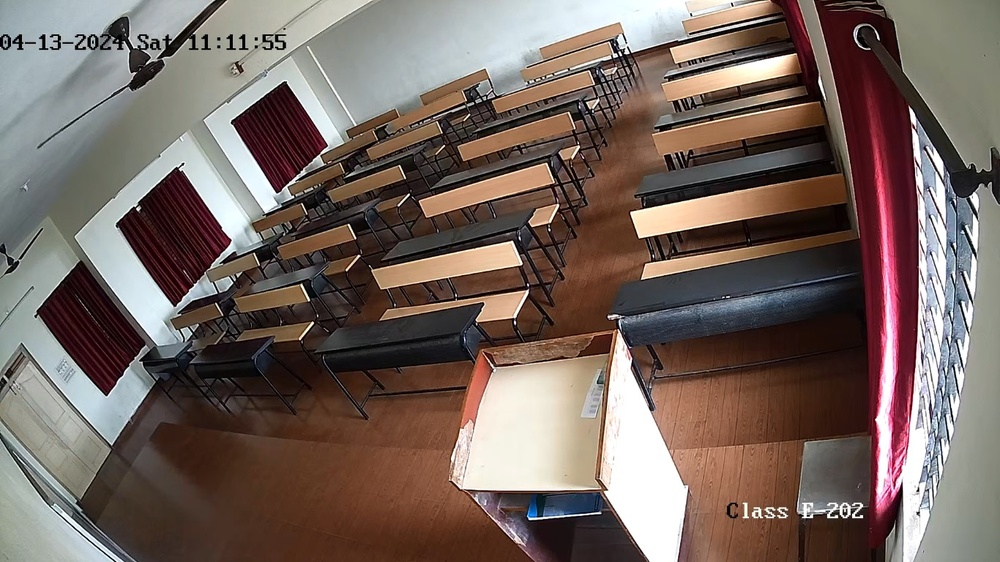
#> input picture test/5.jpg, 1000 x 562 px, shrunk from 1366 x 768 before the run
$ python test4-1.py
#> lines starting #> are read from the running program, lines starting #| are printed output that depends on the picture
import cv2
import pandas as pd

# Function to draw saved regions from CSV
def draw_saved_regions(image, saved_regions):
    for region in saved_regions:
        vertices = eval(region[1])  # Convert string representation to tuple
        for i in range(4):
            cv2.line(image, vertices[i], vertices[(i+1)%4], (0, 255, 0), 2)  # Draw lines between vertices
        cv2.putText(image, f"ID: {region[0]}", vertices[0], cv2.FONT_HERSHEY_SIMPLEX, 1, (255, 0, 0), 2)  # Add text with region ID

# Load image
img = cv2.imread('5.jpg')
#> img is the input picture: shape (562, 1000, 3); mean B, G, R 95.5, 102.3, 117.7

# Load saved regions from CSV
df = pd.read_csv('regions.csv')
#> (reads test/regions.csv from the repository)

# Create a window and display the image with saved regions
while True:
    draw_img = img.copy()  # Create a copy of the original image to draw regions on
    draw_saved_regions(draw_img, df.values)  # Draw saved regions
#> the loop in draw_saved_regions, `for region in saved_regions:` made 12 passes
#> vertices on passes 1 to 12: [(507, 411), (503, 353), (717, 314), (724, 373)], [(569, 306), (570, 252), (765, 218), (763, 267)], [(622, 183), (623, 231), (789, 194), (789, 142)], [(667, 162), (668, 126), (813, 83), (819, 124)], [(312, 400), (319, 435), (429, 420), (423, 383)], [(374, 331), (482, 299), (490, 331), (381, 361)], [(444, 260), (554, 220), (562, 246), (448, 284)], [(498, 224), (495, 200), (604, 158), (613, 188)], [(236, 458), (224, 433), (300, 408), (312, 434)], [(286, 391), (272, 367), (349, 339), (363, 366)], [(349, 324), (338, 304), (417, 267), (424, 295)], [(387, 252), (395, 270), (473, 242), (467, 219)]
#> after the loop in draw_saved_regions, `for region in saved_regions:`:
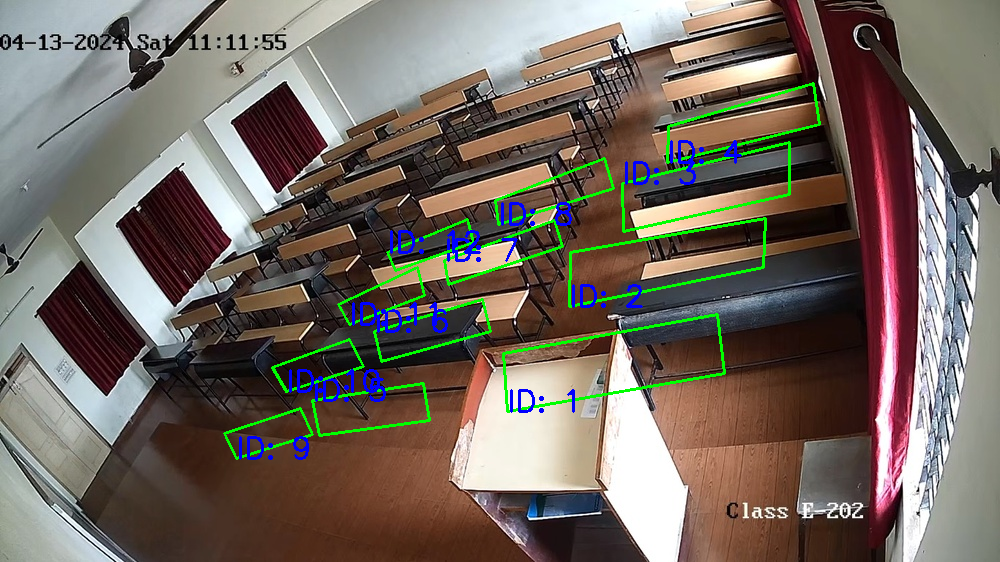
#> image: shape (562, 1000, 3); mean B, G, R 96.3, 104.9, 115
    cv2.imshow('Image with Regions', draw_img)
    key = cv2.waitKey(0)
#> (key Esc is pressed here)
    if key == 27:  # Press Esc to exit
        break

cv2.destroyAllWindows()
